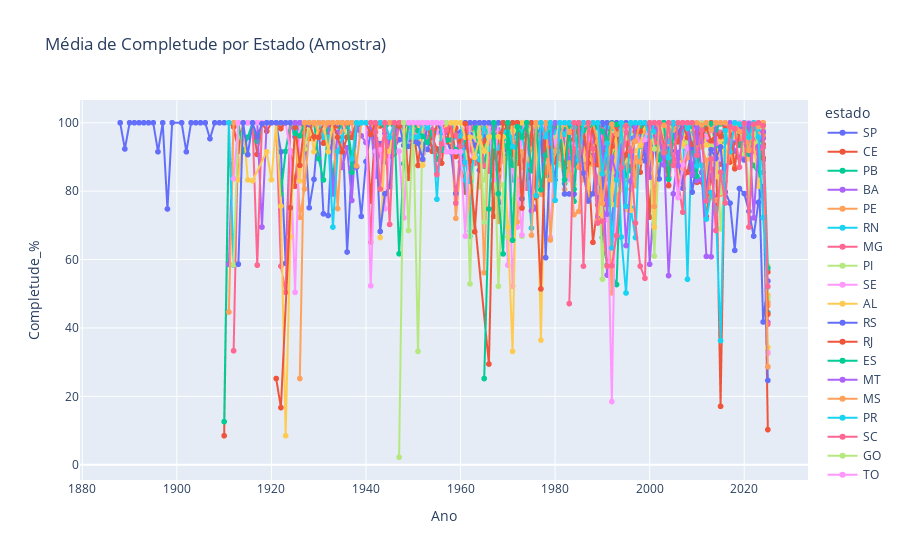

Notebook source saved alongside this figure:
### Code cell
import plotly.express as px

# 1. Filtro
df_temp = df_final.copy()

# 2. Agrupamento
df_grouped = df_temp.groupby(['Ano', 'estado'])['Completude_%'].mean().reset_index()

# 3. Gráfico
fig = px.line(
    df_grouped, 
    x='Ano', 
    y='Completude_%', 
    color='estado', 
    markers=True,
    title='Média de Completude por Estado (Amostra)'
)

# 4. Exibir forçando abertura no navegador (caso o nbformat continue falhando)
try:
    fig.show()
except ValueError:
    fig.show(renderer='browser')
